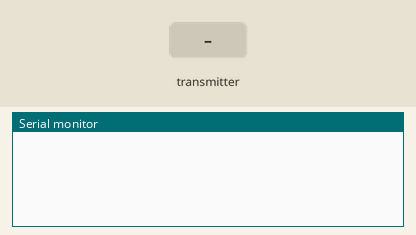
Recording of a sketch running on a simulated ESP8266 (NodeMCU). Parts: the last lines printed to the serial monitor. The test bench sets the inputs (shaded band). Random numbers use the default seed unless the sketch sets one.

Above: at 1.2 s.
1.3 s: the transmitter starts sending battery = 0
At 1.61 s:
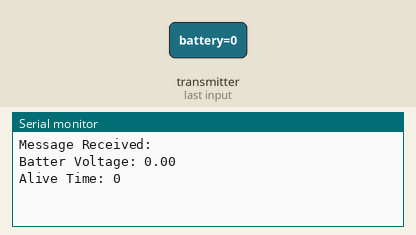
2.8 s: the transmitter starts sending time_alive = 256
At 3.11 s:
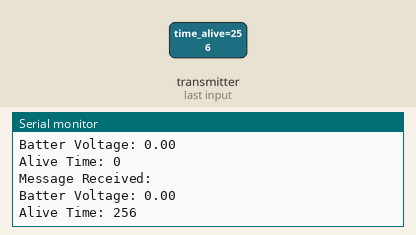
4.3 s: the transmitter starts sending battery = 25
5.8 s: the transmitter starts sending time_alive = 512
At 6.11 s:
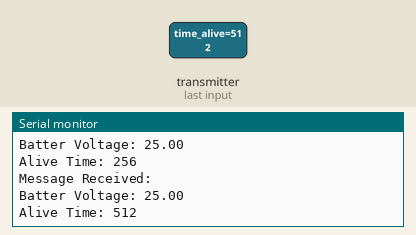
Timing chart, 0 to 8.3 s (numbered marks = the images above; inputs shaded):
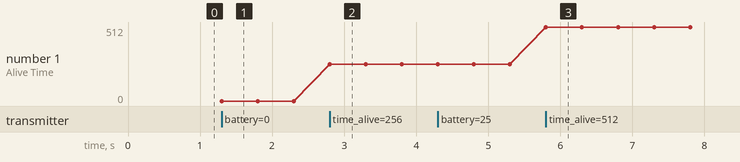

The sketch:

station.ino
```cpp
/******************************************************************************************************
 * https://randomnerdtutorials.com/esp-now-esp8266-nodemcu-arduino-ide/

----------------------------------------esp_now_init()-------------------------------------------------

  Initializes ESP-NOW. You must initialize Wi-Fi before initializing ESP-NOW. Returns 0, if succeed.

-------------------------------------esp_now_set_self_role(role) --------------------------------------

  the role can be:  ESP_NOW_ROLE_IDLE = 0,
                    ESP_NOW_ROLE_CONTROLLER,
                    ESP_NOW_ROLE_SLAVE,
                    ESP_NOW_ROLE_COMBO,
                    ESP_NOW_ROLE_MAX

---------esp_now_add_peer(uint8 mac_addr, uint8 role, uint8 channel, uint8 key, uint8 key_len)---------

  Call this function to pair a device.

------------------------esp_now_send(uint8 mac_address, uint8 data, int len)---------------------------

  Send data with ESP-NOW.

-------------------------------------esp_now_register_send_cb()----------------------------------------

  Register a callback function that is triggered upon sending data. When a message is sent,
  a function is called – this function returns whether the delivery was successful or not.

--------------------------------------esp_now_register_rcv_cb()----------------------------------------

  Register a callback function that is triggered upon receiving data. When data is received
  via ESP-NOW, a function is called.

******************************************************************************************************/

/*
  Rui Santos
  Complete project details at https://RandomNerdTutorials.com/esp-now-esp8266-nodemcu-arduino-ide/

  Permission is hereby granted, free of charge, to any person obtaining a copy
  of this software and associated documentation files.

  The above copyright notice and this permission notice shall be included in all
  copies or substantial portions of the Software.
*/


#include <ESP8266WiFi.h>
#include <espnow.h>


// REPLACE WITH RECEIVER MAC Address
uint8_t droneAddress[] = {0x84, 0xF3, 0xEB, 0x5A, 0x73, 0xA2};


// Receive data structure
typedef struct drone_message {
  String message;
  float battery;
  unsigned long time_alive;
  float pose[7];
} drone_message;


// Send data structure
typedef struct command_message {
  String message;
  float target_pos[3];
  uint8_t station_clock[2];
} command_message;


// Create a drone_message called myData
drone_message droneData;
command_message commandData;


unsigned long beginTime;
unsigned long lastTime = 0;
unsigned long timerDelay = 1000;  // send commands timer

// Callback when data is sent
void OnDataSent(uint8_t *mac_addr, uint8_t sendStatus) {

  if (sendStatus != 0){
    Serial.println("Delivery fail");
  }

}

// Callback function that will be executed when data is received
void OnDataRecv(uint8_t * mac, uint8_t *incomingData, uint8_t len) {

  memcpy(&droneData, incomingData, sizeof(droneData));

  Serial.print("Message Received: ");
  Serial.println(droneData.message);
  Serial.print("Batter Voltage: ");
  Serial.println(droneData.battery);
  Serial.print("Alive Time: ");
  Serial.println(droneData.time_alive);
  Serial.println();
}

void setup() {

  beginTime = millis();
  Serial.begin(115200);

  WiFi.mode(WIFI_STA);  // Set device as a Wi-Fi Station

  // Init ESP-NOW
  if (esp_now_init() != 0) {
    Serial.println("Error initializing ESP-NOW");
    return;
  }

  // Once ESPNow is successfully Init, we will register for
  // sendCB to get the status of Trasnmitted packet
  // recvCB to get recv packer info
  esp_now_set_self_role(ESP_NOW_ROLE_CONTROLLER);
  esp_now_register_send_cb(OnDataSent);
  esp_now_register_recv_cb(OnDataRecv);


  // Register peer
  esp_now_add_peer(droneAddress, ESP_NOW_ROLE_SLAVE, 1, NULL, 0);
}


void loop() {

  unsigned long currentTime = millis();

  if ((currentTime - lastTime) > timerDelay) {
    // Set values to send

    commandData.message = "Standby";

    commandData.target_pos[0] = random(-5, 5);
    commandData.target_pos[1] = random(-5, 5);
    commandData.target_pos[2] = random(-5, 5);

    commandData.station_clock[0] = floor(((currentTime - beginTime)/1000)/60.0);
    commandData.station_clock[1] = ((currentTime - beginTime)/1000) % 60;

    // Send message via ESP-NOW
    esp_now_send(droneAddress, (uint8_t *) &commandData, sizeof(commandData));

    lastTime = currentTime;
  }
}
```

Measured:
- after the input at 1.3 s, the serial monitor: prints a new line at once (image 1)
- after the input at 2.8 s, the serial monitor: prints a new line at once (image 2)
- after the input at 5.8 s, the serial monitor: prints a new line at once (image 3)
- plotted number 1: 0 → 256 after the input at 2.8 s, 256 → 512 after the input at 5.8 s
